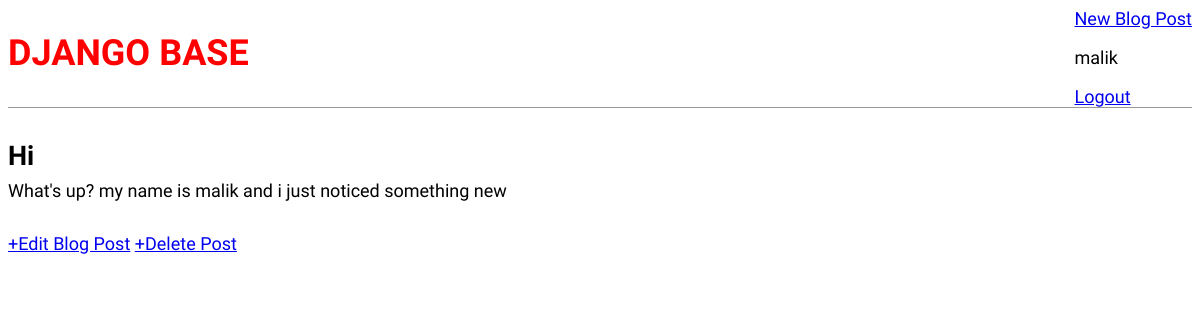
The app's page /blog/post/17/ (signed in) with its own data.
### blog/models.py (models this page shows, shortened)
class Post(models.Model):
    title = models.CharField(max_length=200)
    author = models.ForeignKey('auth.User', on_delete=models.CASCADE)
    body = models.TextField()

### blog/views.py (the view)
# urls.py: path('post/<int:pk>/', BlogDetailView.as_view(), name='post_detail'),
class BlogDetailView(LoginRequiredMixin, DetailView):
    model = Post
    template_name = 'post_detail.html'

### templates/post_detail.html
{% extends 'base.html' %}
{% block content %}
    <div class='post-entry'>
        <h2>{{ post.title }}</h2>
        <p>{{ post.body }}</p>
    </div>
        <a href = "{% url 'post_edit' post.pk %}">+Edit Blog Post</a>
        <a href="{% url 'post_delete' post.pk %}"> +Delete Post</a>
{% endblock %}

### templates/base.html (shortened to what this page needs)
{% load static %}
<!DOCTYPE html>
<html>
<head>
<link rel="stylesheet" href="{% static 'css/base.css' %}" >
</head>
<body>
<header>
    <div class='nav-left'>
<h1><a href="{% url 'home' %}">DJANGO BASE</a></h1>
</div>
<div-class='nav-right'>
<a href="{% url 'post_new' %}">New Blog Post</a>
{% if request.user.is_authenticated %}
    <p>{{ request.user }}</p>
    <a href="{% url 'logout' %}">Logout</a>
{% else %}
<a href="{% url 'login' %}">Login</a>
{% endif %}
</header>
<div>
    {% block content %}
    {% endblock %}
</div>
</body>
</html>

### static/css/base.css (style rules this page uses)
body { font-family: 'Source Sans Pro'; font-size: 18px; }
header { border-bottom: 1px solid #999; margin-bottom: 2rem; display: flex; }
header h1 a { color: red ; text-decoration: none; }
.nav-left { margin-right: auto; }
.post-entry { margin-bottom: 2rem; }
.post-entry h2 { margin: 0.5rem 0; }
.post-entry p { margin: 0; font-weight: 400px; }

### records on screen
Post: title "Hi", body "What's up? my name is malik and i just noticed something new"

### other values on screen
{{ request.user }} "malik"
